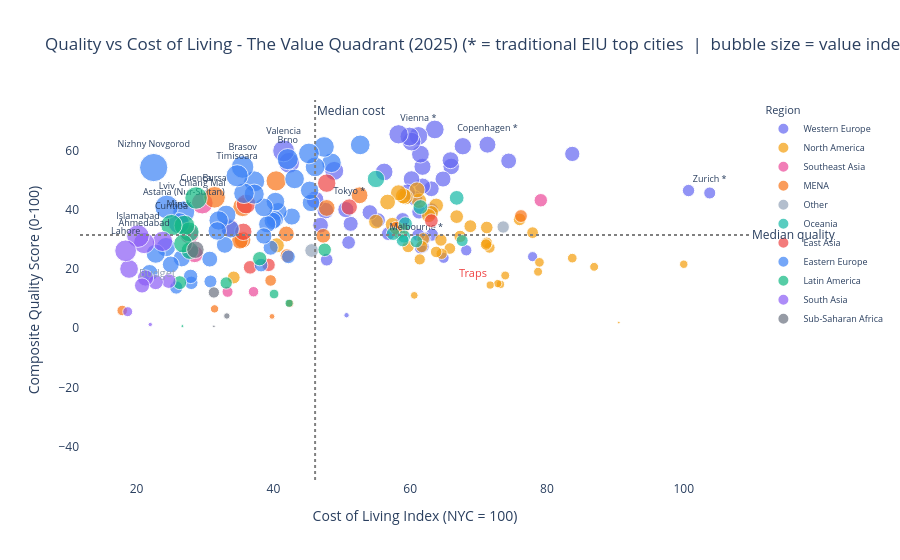

The cell this chart's notebook holds for it:
### Markdown cell above
---
## Section 2: The Value Quadrant

The central visual of this project. Every city is plotted by its cost (x-axis) and quality (y-axis). Quadrant lines sit at the median cost and median quality across all cities:

- **Top-left (Sweet Spots):** High quality, low cost - the cities this project champions
- **Top-right (Prestigious):** High quality, high cost - the EIU/Mercer favourites
- **Bottom-left (Budget):** Low quality, low cost - cheap but limited
- **Bottom-right (Traps):** Low quality, high cost - worst of both worlds

Bubble size reflects the value index. Cities marked with * are well-known traditional liveability top cities (EIU).

### Code cell
med_cost    = df['Cost of Living Index'].median()
med_quality = df['quality_score'].median()

# Label the top 15 value cities + well-known traditional liveability cities
top15_cities  = set(df.nlargest(15, 'value_index')['City'])
flagship_names = ['Vienna', 'Copenhagen', 'Zurich', 'Melbourne', 'Tokyo']
flagship_cities = set()
for name in flagship_names:
    matches = df[df['City'].str.startswith(name)]['City'].tolist()
    flagship_cities.update(matches)

def label_city(row):
    if row['City'] in top15_cities:    return row['City'].split(',')[0]
    if row['City'] in flagship_cities: return row['City'].split(',')[0] + ' *'
    return ''

df['label']       = df.apply(label_city, axis=1)
df['size_bubble'] = df['value_index'].clip(lower=0)  # plotly requires non-negative sizes

fig = px.scatter(
    df,
    x='Cost of Living Index',
    y='quality_score',
    size='size_bubble',
    color='region',
    hover_name='City',
    text='label',
    color_discrete_map=REGION_COLORS,
    hover_data={
        'value_index': ':.3f',
        'quality_score': ':.1f',
        'Cost of Living Index': ':.1f',
        'size_bubble': False,
        'region': False,
    },
    title=f'Quality vs Cost of Living - The Value Quadrant ({YEAR})\n'
          '(* = traditional EIU top cities  |  bubble size = value index)',
    labels={
        'Cost of Living Index': 'Cost of Living Index (NYC = 100)',
        'quality_score':        'Composite Quality Score (0-100)',
        'region':               'Region',
    },
    size_max=20,
)

fig.add_vline(x=med_cost,    line_dash='dot', line_color='grey',
              annotation_text='Median cost', annotation_position='top right')
fig.add_hline(y=med_quality, line_dash='dot', line_color='grey',
              annotation_text='Median quality', annotation_position='right')

fig.update_traces(textposition='top center', textfont=dict(size=9))
fig.update_layout(plot_bgcolor='white', paper_bgcolor='white',
                  legend=dict(font=dict(size=9)),
                  annotations=[
                      dict(x=med_cost*0.5,  y=med_quality*1.15, text='Sweet Spots',
                           showarrow=False, font=dict(size=11, color='#10B981')),
                      dict(x=med_cost*1.5,  y=med_quality*1.15, text='Prestigious',
                           showarrow=False, font=dict(size=11, color='#6366F1')),
                      dict(x=med_cost*0.5,  y=med_quality*0.6,  text='Budget',
                           showarrow=False, font=dict(size=11, color='#94A3B8')),
                      dict(x=med_cost*1.5,  y=med_quality*0.6,  text='Traps',
                           showarrow=False, font=dict(size=11, color='#EF4444')),
                  ])
fig.show()

### Figure 1 — Plotly figure (JSON) as saved in the notebook; plotly's stock layout.template omitted (floating-point values rounded to 4 significant figures; data arrays with more than 128 entries replaced by an {"elided": "..."} marker saying what was removed)
{"data": [{"customdata": {"elided": "47x3 mixed values"}, "hovertemplate": "<b>%{hovertext}</b><br><br>Cost of Living Index (NYC = 100)=%{x:.1f}<br>Composite Quality Score (0-100)=%{y:.1f}<br>label=%{text}<br>value_index=%{customdata[0]:.3f}<extra></extra>", "hovertext": ["Zurich, Switzerland", "Geneva, Switzerland", "Reykjavik, Iceland", "London, United Kingdom", "Oslo, Norway", "Copenhagen, Denmark", "Paris, France", "Amsterdam, Netherlands", "Luxembourg, Luxembourg", "Munich, Germany", "Dublin, Ireland", "Edinburgh, United Kingdom", "Helsinki, Finland", "Lyon, France", "Hamburg, Germany", "Cork, Ireland", "Milan, Italy", "Brussels, Belgium", "Frankfurt, Germany", "Stockholm, Sweden", "Rotterdam, Netherlands", "Manchester, United Kingdom", "Cologne, Germany", "Vienna, Austria", "Antwerp, Belgium", "Glasgow, United Kingdom", "Stuttgart, Germany", "Utrecht, Netherlands", "Eindhoven, Netherlands", "Berlin, Germany", "Bologna, Italy", "The Hague (Den Haag), Netherlands", "Birmingham, United Kingdom", "Gothenburg, Sweden", "Belfast, United Kingdom", "Limassol, Cyprus", "Turin, Italy", "Rome, Italy", "Naples, Italy", "Barcelona, Spain", "Madrid, Spain", "Athens, Greece", "Nicosia, Cyprus", "Thessaloniki, Greece", "Lisbon, Portugal", "Porto, Portugal", "Valencia, Spain"], "legendgroup": "Western Europe", "marker": {"color": "#6366F1", "size": [0.44, 0.461, 0.703, 0.31, 0.758, 0.869, 0.386, 0.907, 0.827, 0.86, 0.366, 0.777, 1.054, 0.499, 0.746, 0.632, 0.49, 0.444, 0.881, 0.776, 0.955, 0.441, 0.641, 1.06, 0.514, 0.722, 0.836, 1.046, 1.079, 0.771, 0.621, 1.122, 0.562, 0.938, 0.66, 0.722, 0.687, 0.567, 0.087, 0.791, 1.085, 0.484, 0.834, 0.741, 0.94, 1.319, 1.442], "sizemode": "area", "sizeref": 0.006022, "symbol": "circle"}, "mode": "markers+text", "name": "Western Europe", "orientation": "v", "showlegend": true, "text": ["Zurich *", "", "", "", "", "Copenhagen *", "", "", "", "", "", "", "", "", "", "", "", "", "", "", "", "", "", "Vienna *", "", "", "", "", "", "", "", "", "", "", "", "", "", "", "", "", "", "", "", "", "", "", "Valencia"], "textfont": {"size": 9}, "textposition": "top center", "type": "scatter", "x": [103.8, 100.7, 83.7, 77.9, 74.4, 71.3, 68.2, 67.7, 66.0, 65.9, 64.9, 64.8, 63.6, 63.2, 63.1, 63.1, 62.1, 61.9, 61.8, 61.8, 61.5, 61.5, 61.3, 61.2, 61.2, 60.7, 60.2, 60.2, 59.9, 59.6, 58.9, 58.3, 56.8, 56.2, 55.3, 54.1, 51.3, 51.0, 50.7, 50.6, 48.9, 47.8, 47.6, 46.9, 46.1, 42.3, 41.5], "xaxis": "x", "y": [45.63, 46.45, 58.8, 24.15, 56.42, 61.92, 26.3, 61.4, 54.58, 56.68, 23.75, 50.33, 67.05, 31.52, 47.05, 39.88, 30.4, 27.47, 54.45, 47.98, 58.73, 27.1, 39.27, 64.88, 31.45, 43.83, 50.32, 62.95, 64.65, 45.95, 36.6, 65.42, 31.9, 52.72, 36.48, 39.08, 35.23, 28.93, 4.4, 40.02, 53.07, 23.12, 39.68, 34.77, 43.35, 55.8, 59.83], "yaxis": "y"}, {"customdata": {"elided": "45x3 mixed values"}, "hovertemplate": "<b>%{hovertext}</b><br><br>Cost of Living Index (NYC = 100)=%{x:.1f}<br>Composite Quality Score (0-100)=%{y:.1f}<br>label=%{text}<br>value_index=%{customdata[0]:.3f}<extra></extra>", "hovertext": ["New York, NY, United States", "San Francisco, CA, United States", "Honolulu, HI, United States", "Boston, MA, United States", "Seattle, WA, United States", "Washington, DC, United States", "San Diego, CA, United States", "Los Angeles, CA, United States", "Sacramento, CA, United States", "Philadelphia, PA, United States", "Chicago, IL, United States", "Miami, FL, United States", "Atlanta, GA, United States", "Denver, CO, United States", "New Orleans, LA, United States", "Portland, OR, United States", "Tampa, FL, United States", "Raleigh, NC, United States", "Minneapolis, MN, United States", "Columbus, OH, United States", "Dallas, TX, United States", "Orlando, FL, United States", "Las Vegas, NV, United States", "Victoria, Canada", "Phoenix, AZ, United States", "Tucson, AZ, United States", "Vancouver, Canada", "Salt Lake City, UT, United States", "Austin, TX, United States", "Toronto, Canada", "Kelowna, Canada", "Calgary, Canada", "Houston, TX, United States", "Jacksonville, FL, United States", "Halifax, Canada", "Ottawa, Canada", "San Antonio, TX, United States", "Montreal, Canada", "Edmonton, Canada", "Mississauga, Canada", "Quebec City, Canada", "Winnipeg, Canada", "Monterrey, Mexico", "Mexico City, Mexico", "Guadalajara, Mexico"], "legendgroup": "North America", "marker": {"color": "#F59E0B", "size": [0.216, 0.021, 0.238, 0.283, 0.282, 0.242, 0.414, 0.0, 0.483, 0.241, 0.202, 0.207, 0.203, 0.38, 0.405, 0.478, 0.397, 0.5, 0.46, 0.564, 0.409, 0.389, 0.461, 0.649, 0.404, 0.618, 0.606, 0.486, 0.447, 0.378, 0.701, 0.765, 0.183, 0.462, 0.747, 0.756, 0.563, 0.555, 0.783, 0.61, 0.751, 0.654, 0.691, 0.0, 0.501], "sizemode": "area", "sizeref": 0.006022, "symbol": "circle"}, "mode": "markers+text", "name": "North America", "orientation": "v", "showlegend": true, "text": ["", "", "", "", "", "", "", "", "", "", "", "", "", "", "", "", "", "", "", "", "", "", "", "", "", "", "", "", "", "", "", "", "", "", "", "", "", "", "", "", "", "", "", "", ""], "textfont": {"size": 9}, "textposition": "top center", "type": "scatter", "x": [100.0, 90.5, 86.9, 83.7, 78.9, 78.7, 77.9, 76.3, 76.0, 73.9, 73.2, 72.8, 71.7, 71.6, 71.2, 71.2, 71.1, 68.8, 67.3, 66.8, 65.8, 64.6, 64.5, 63.8, 63.8, 63.1, 62.7, 61.9, 61.7, 61.4, 61.3, 61.0, 60.6, 59.7, 59.3, 59.0, 58.8, 58.4, 58.3, 57.4, 56.7, 55.0, 40.5, 38.1, 34.2], "xaxis": "x", "y": [21.6, 1.925, 20.73, 23.65, 22.23, 19.08, 32.25, -18.35, 36.73, 17.8, 14.8, 15.07, 14.58, 27.2, 28.82, 34.0, 28.25, 34.43, 30.98, 37.65, 26.9, 25.12, 29.75, 41.43, 25.75, 38.98, 38.0, 30.1, 27.55, 23.23, 42.98, 46.67, 11.1, 27.57, 44.28, 44.62, 33.1, 32.4, 45.67, 35.0, 42.58, 35.95, 27.98, -10.52, 17.12], "yaxis": "y"}, {"customdata": [[0.546, 0.546, "Southeast Asia"], [0.332, 0.332, "Southeast Asia"], [-0.214, 0, "Southeast Asia"], [1.007, 1.007, "Southeast Asia"], [0.369, 0.369, "Southeast Asia"], [1.427, 1.427, "Southeast Asia"], [0.877, 0.877, "Southeast Asia"], [-0.306, 0, "Southeast Asia"], [1.145, 1.145, "Southeast Asia"]], "hovertemplate": "<b>%{hovertext}</b><br><br>Cost of Living Index (NYC = 100)=%{x:.1f}<br>Composite Quality Score (0-100)=%{y:.1f}<br>label=%{text}<br>value_index=%{customdata[0]:.3f}<extra></extra>", "hovertext": ["Singapore, Singapore", "Bangkok, Thailand", "Manila, Philippines", "Pattaya, Thailand", "Kuala Lumpur, Malaysia", "Chiang Mai, Thailand", "Ho Chi Minh City, Vietnam", "Jakarta, Indonesia", "Hanoi, Vietnam"], "legendgroup": "Southeast Asia", "marker": {"color": "#EC4899", "size": [0.546, 0.332, 0.0, 1.007, 0.369, 1.427, 0.877, 0.0, 1.145], "sizemode": "area", "sizeref": 0.006022, "symbol": "circle"}, "mode": "markers+text", "name": "Southeast Asia", "orientation": "v", "showlegend": true, "text": ["", "", "", "", "", "Chiang Mai", "", "", ""], "textfont": {"size": 9}, "textposition": "top center", "type": "scatter", "x": [79.1, 37.1, 34.3, 33.6, 33.3, 29.6, 28.5, 28.4, 27.7], "xaxis": "x", "y": [43.17, 12.33, -7.35, 33.85, 12.3, 42.22, 25.0, -8.7, 31.73], "yaxis": "y"}, {"customdata": [[0.497, 0.497, "MENA"], [0.582, 0.582, "MENA"], [0.853, 0.853, "MENA"], [0.849, 0.849, "MENA"], [0.659, 0.659, "MENA"], [0.197, 0.197, "MENA"], [0.583, 0.583, "MENA"], [0.759, 0.759, "MENA"], [1.23, 1.23, "MENA"], [0.101, 0.101, "MENA"], [0.407, 0.407, "MENA"], [0.839, 0.839, "MENA"], [1.154, 1.154, "MENA"], [0.841, 0.841, "MENA"], [0.209, 0.209, "MENA"], [1.407, 1.407, "MENA"], [-0.315, 0, "MENA"], [-0.485, 0, "MENA"], [0.335, 0.335, "MENA"]], "hovertemplate": "<b>%{hovertext}</b><br><br>Cost of Living Index (NYC = 100)=%{x:.1f}<br>Composite Quality Score (0-100)=%{y:.1f}<br>label=%{text}<br>value_index=%{customdata[0]:.3f}<extra></extra>", "hovertext": ["Tel Aviv-Yafo, Israel", "Dubai, United Arab Emirates", "Abu Dhabi, United Arab Emirates", "Doha, Qatar", "Riyadh, Saudi Arabia", "Beirut, Lebanon", "Kuwait City, Kuwait", "Jeddah (Jiddah), Saudi Arabia", "Muscat, Oman", "Istanbul, Turkey", "Amman, Jordan", "Ankara, Turkey", "Antalya, Turkey", "Izmir, Turkey", "Casablanca, Morocco", "Bursa, Turkey", "Tehran, Iran", "Cairo, Egypt", "Alexandria, Egypt"], "legendgroup": "MENA", "marker": {"color": "#F97316", "size": [0.497, 0.582, 0.853, 0.849, 0.659, 0.197, 0.583, 0.759, 1.23, 0.101, 0.407, 0.839, 1.154, 0.841, 0.209, 1.407, 0.0, 0.0, 0.335], "sizemode": "area", "sizeref": 0.006022, "symbol": "circle"}, "mode": "markers+text", "name": "MENA", "orientation": "v", "showlegend": true, "text": ["", "", "", "", "", "", "", "", "", "", "", "", "", "", "", "Bursa", "", "", ""], "textfont": {"size": 9}, "textposition": "top center", "type": "scatter", "x": [76.2, 58.0, 52.6, 47.8, 47.3, 42.4, 42.0, 41.9, 40.4, 39.8, 39.6, 35.5, 35.5, 35.1, 31.4, 31.4, 26.3, 19.6, 17.9], "xaxis": "x", "y": [37.85, 33.75, 44.85, 40.57, 31.17, 8.35, 24.5, 31.8, 49.7, 4.0, 16.12, 29.8, 40.95, 29.52, 6.55, 44.17, -8.275, -9.5, 6.0], "yaxis": "y"}, {"customdata": [[0.464, 0.464, "Other"], [0.575, 0.575, "Other"]], "hovertemplate": "<b>%{hovertext}</b><br><br>Cost of Living Index (NYC = 100)=%{x:.1f}<br>Composite Quality Score (0-100)=%{y:.1f}<br>label=%{text}<br>value_index=%{customdata[0]:.3f}<extra></extra>", "hovertext": ["Hong Kong, Hong Kong (China)", "Panama City, Panama"], "legendgroup": "Other", "marker": {"color": "#94A3B8", "size": [0.464, 0.575], "sizemode": "area", "sizeref": 0.006022, "symbol": "circle"}, "mode": "markers+text", "name": "Other", "orientation": "v", "showlegend": true, "text": ["", ""], "textfont": {"size": 9}, "textposition": "top center", "type": "scatter", "x": [73.6, 45.6], "xaxis": "x", "y": [34.15, 26.23], "yaxis": "y"}, {"customdata": [[0.438, 0.438, "Oceania"], [0.658, 0.658, "Oceania"], [0.665, 0.665, "Oceania"], [0.48, 0.48, "Oceania"], [0.594, 0.594, "Oceania"], [0.524, 0.524, "Oceania"], [0.503, 0.503, "Oceania"], [0.555, 0.555, "Oceania"], [0.915, 0.915, "Oceania"]], "hovertemplate": "<b>%{hovertext}</b><br><br>Cost of Living Index (NYC = 100)=%{x:.1f}<br>Composite Quality Score (0-100)=%{y:.1f}<br>label=%{text}<br>value_index=%{customdata[0]:.3f}<extra></extra>", "hovertext": ["Sydney, Australia", "Canberra, Australia", "Adelaide, Australia", "Melbourne, Australia", "Wellington, New Zealand", "Auckland, New Zealand", "Perth, Australia", "Brisbane, Australia", "Christchurch, New Zealand"], "legendgroup": "Oceania", "marker": {"color": "#14B8A6", "size": [0.438, 0.658, 0.665, 0.48, 0.594, 0.524, 0.503, 0.555, 0.915], "sizemode": "area", "sizeref": 0.006022, "symbol": "circle"}, "mode": "markers+text", "name": "Oceania", "orientation": "v", "showlegend": true, "text": ["", "", "", "Melbourne *", "", "", "", "", ""], "textfont": {"size": 9}, "textposition": "top center", "type": "scatter", "x": [67.6, 66.8, 61.5, 60.9, 59.3, 59.1, 58.9, 57.5, 55.0], "xaxis": "x", "y": [29.57, 43.98, 40.88, 29.25, 35.23, 30.95, 29.65, 31.9, 50.35], "yaxis": "y"}, {"customdata": [[0.575, 0.575, "East Asia"], [0.8, 0.8, "East Asia"], [1.024, 1.024, "East Asia"], [0.544, 0.544, "East Asia"], [0.561, 0.561, "East Asia"], [1.164, 1.164, "East Asia"], [0.914, 0.914, "East Asia"]], "hovertemplate": "<b>%{hovertext}</b><br><br>Cost of Living Index (NYC = 100)=%{x:.1f}<br>Composite Quality Score (0-100)=%{y:.1f}<br>label=%{text}<br>value_index=%{customdata[0]:.3f}<extra></extra>", "hovertext": ["Seoul, South Korea", "Tokyo, Japan", "Taipei, Taiwan", "Shanghai, China", "Beijing, China", "Shenzhen, China", "Guangzhou, China"], "legendgroup": "East Asia", "marker": {"color": "#EF4444", "size": [0.575, 0.8, 1.024, 0.544, 0.561, 1.164, 0.914], "sizemode": "area", "sizeref": 0.006022, "symbol": "circle"}, "mode": "markers+text", "name": "East Asia", "orientation": "v", "showlegend": true, "text": ["", "Tokyo *", "", "", "", "", ""], "textfont": {"size": 9}, "textposition": "top center", "type": "scatter", "x": [63.1, 51.1, 47.8, 39.3, 36.6, 36.0, 35.6], "xaxis": "x", "y": [36.28, 40.9, 48.95, 21.38, 20.55, 41.9, 32.52], "yaxis": "y"}, {"customdata": {"elided": "44x3 mixed values"}, "hovertemplate": "<b>%{hovertext}</b><br><br>Cost of Living Index (NYC = 100)=%{x:.1f}<br>Composite Quality Score (0-100)=%{y:.1f}<br>label=%{text}<br>value_index=%{customdata[0]:.3f}<extra></extra>", "hovertext": ["Tallinn, Estonia", "Ljubljana, Slovenia", "Split, Croatia", "Prague, Czech Republic", "Riga, Latvia", "Bratislava, Slovakia", "Vilnius, Lithuania", "Zagreb, Croatia", "Warsaw, Poland", "Tirana, Albania", "Brno, Czech Republic", "Krakow (Cracow), Poland", "Yerevan, Armenia", "Gdansk, Poland", "Wroclaw, Poland", "Belgrade, Serbia", "Sofia, Bulgaria", "Poznan, Poland", "Budapest, Hungary", "Bucharest, Romania", "Cluj-Napoca, Romania", "Novi Sad, Serbia", "Varna, Bulgaria", "Brasov, Romania", "Timisoara, Romania", "Iasi, Romania", "Sarajevo, Bosnia And Herzegovina", "Tbilisi, Georgia", "Chisinau, Moldova", "Skopje, North Macedonia", "Moscow, Russia", "Baku, Azerbaijan", "Almaty, Kazakhstan", "Kiev (Kyiv), Ukraine", "Astana (Nur-Sultan), Kazakhstan", "Dnipro, Ukraine", "Minsk, Belarus", "Saint Petersburg, Russia", "Odessa (Odesa), Ukraine", "Lviv, Ukraine", "Kharkiv, Ukraine", "Yekaterinburg, Russia", "Nizhny Novgorod, Russia", "Novosibirsk, Russia"], "legendgroup": "Eastern Europe", "marker": {"color": "#3B82F6", "size": [1.174, 1.151, 1.29, 1.181, 0.93, 1.027, 1.304, 1.169, 0.882, 0.571, 1.355, 0.968, 1.06, 0.914, 0.908, 0.686, 0.898, 1.056, 0.806, 0.558, 1.332, 1.216, 1.275, 1.532, 1.482, 0.993, 1.155, 0.855, 1.136, 1.032, 0.512, 0.76, 0.547, 0.627, 1.459, 0.887, 1.352, 0.533, 0.861, 1.677, 1.127, 1.103, 2.409, 0.853], "sizemode": "area", "sizeref": 0.006022, "symbol": "circle"}, "mode": "markers+text", "name": "Eastern Europe", "orientation": "v", "showlegend": true, "text": ["", "", "", "", "", "", "", "", "", "", "Brno", "", "", "", "", "", "", "", "", "", "", "", "", "Brasov", "Timisoara", "", "", "", "", "", "", "", "", "", "Astana (Nur-Sultan)", "", "Minsk", "", "", "Lviv", "", "", "Nizhny Novgorod", ""], "textfont": {"size": 9}, "textposition": "top center", "type": "scatter", "x": [52.7, 48.5, 47.4, 46.1, 45.5, 45.3, 45.2, 43.1, 42.7, 42.2, 42.1, 40.7, 40.3, 40.2, 39.9, 39.6, 39.1, 38.6, 38.6, 38.2, 37.2, 37.2, 35.7, 35.5, 34.7, 33.7, 33.1, 32.9, 32.0, 31.8, 30.8, 30.7, 28.0, 27.9, 26.9, 26.6, 26.2, 25.8, 25.0, 24.4, 24.3, 22.8, 22.5, 21.9], "xaxis": "x", "y": [61.85, 55.8, 61.15, 54.43, 42.3, 46.53, 58.95, 50.38, 37.67, 24.1, 57.05, 39.4, 42.7, 36.72, 36.22, 27.18, 35.1, 40.75, 31.12, 21.3, 49.55, 45.25, 45.53, 54.38, 51.42, 33.48, 38.22, 28.12, 36.35, 32.83, 15.78, 23.32, 15.33, 17.5, 39.25, 23.6, 35.42, 13.75, 21.53, 40.92, 27.38, 25.15, 54.2, 18.67], "yaxis": "y"}, {"customdata": [[-0.339, 0, "Latin America"], [0.557, 0.557, "Latin America"], [0.2, 0.2, "Latin America"], [0.288, 0.288, "Latin America"], [0.618, 0.618, "Latin America"], [0.461, 0.461, "Latin America"], [-0.247, 0, "Latin America"], [-0.203, 0, "Latin America"], [1.531, 1.531, "Latin America"], [-0.254, 0, "Latin America"], [0.942, 0.942, "Latin America"], [1.173, 1.173, "Latin America"], [1.282, 1.282, "Latin America"], [1.066, 1.066, "Latin America"], [0.027, 0.027, "Latin America"], [0.586, 0.586, "Latin America"], [1.385, 1.385, "Latin America"]], "hovertemplate": "<b>%{hovertext}</b><br><br>Cost of Living Index (NYC = 100)=%{x:.1f}<br>Composite Quality Score (0-100)=%{y:.1f}<br>label=%{text}<br>value_index=%{customdata[0]:.3f}<extra></extra>", "hovertext": ["San Jose, Costa Rica", "Montevideo, Uruguay", "Caracas, Venezuela", "Buenos Aires, Argentina", "Santiago, Chile", "Quito, Ecuador", "Lima, Peru", "Sao Paulo, Brazil", "Cuenca, Ecuador", "Rio de Janeiro, Brazil", "Medellin, Colombia", "Brasilia, Brazil", "Campinas, Brazil", "Porto Alegre, Brazil", "Bogota, Colombia", "Belo Horizonte, Brazil", "Curitiba, Brazil"], "legendgroup": "Latin America", "marker": {"color": "#10B981", "size": [0.0, 0.557, 0.2, 0.288, 0.618, 0.461, 0.0, 0.0, 1.531, 0.0, 0.942, 1.173, 1.282, 1.066, 0.027, 0.586, 1.385], "sizemode": "area", "sizeref": 0.006022, "symbol": "circle"}, "mode": "markers+text", "name": "Latin America", "orientation": "v", "showlegend": true, "text": ["", "", "", "", "", "", "", "", "Cuenca", "", "", "", "", "", "", "", "Curitiba"], "textfont": {"size": 9}, "textposition": "top center", "type": "scatter", "x": [52.3, 47.5, 42.3, 40.1, 38.0, 33.1, 32.6, 30.5, 28.7, 27.8, 27.8, 27.7, 27.0, 26.8, 26.7, 26.3, 25.1], "xaxis": "x", "y": [-17.75, 26.48, 8.45, 11.55, 23.48, 15.27, -8.05, -6.2, 43.95, -7.075, 26.2, 32.5, 34.62, 28.58, 0.725, 15.4, 34.78], "yaxis": "y"}, {"customdata": [[-0.182, 0, "South Asia"], [-0.191, 0, "South Asia"], [0.644, 0.644, "South Asia"], [1.231, 1.231, "South Asia"], [-1.089, 0, "South Asia"], [-0.26, 0, "South Asia"], [0.682, 0.682, "South Asia"], [-0.785, 0, "South Asia"], [0.058, 0.058, "South Asia"], [0.796, 0.796, "South Asia"], [1.363, 1.363, "South Asia"], [0.694, 0.694, "South Asia"], [1.538, 1.538, "South Asia"], [-0.422, 0, "South Asia"], [1.058, 1.058, "South Asia"], [0.299, 0.299, "South Asia"], [1.42, 1.42, "South Asia"]], "hovertemplate": "<b>%{hovertext}</b><br><br>Cost of Living Index (NYC = 100)=%{x:.1f}<br>Composite Quality Score (0-100)=%{y:.1f}<br>label=%{text}<br>value_index=%{customdata[0]:.3f}<extra></extra>", "hovertext": ["Colombo, Sri Lanka", "Mumbai, India", "Gurgaon, India", "Kathmandu, Nepal", "Dhaka, Bangladesh", "Bangalore, India", "Pune, India", "Delhi, India", "Noida, India", "Hyderabad, India", "Ahmedabad, India", "Chennai, India", "Islamabad, Pakistan", "Kolkata, India", "Jaipur, India", "Karachi, Pakistan", "Lahore, Pakistan"], "legendgroup": "South Asia", "marker": {"color": "#8B5CF6", "size": [0.0, 0.0, 0.644, 1.231, 0.0, 0.0, 0.682, 0.0, 0.058, 0.796, 1.363, 0.694, 1.538, 0.0, 1.058, 0.299, 1.42], "sizemode": "area", "sizeref": 0.006022, "symbol": "circle"}, "mode": "markers+text", "name": "South Asia", "orientation": "v", "showlegend": true, "text": ["", "", "", "", "", "", "", "", "", "", "Ahmedabad", "", "Islamabad", "", "", "", "Lahore"], "textfont": {"size": 9}, "textposition": "top center", "type": "scatter", "x": [34.3, 25.6, 24.7, 23.8, 23.6, 23.2, 22.8, 22.2, 22.0, 21.3, 21.1, 20.8, 20.2, 19.6, 18.9, 18.7, 18.4], "xaxis": "x", "y": [-6.25, -4.9, 15.9, 29.3, -25.7, -6.025, 15.55, -17.43, 1.275, 16.95, 28.75, 14.42, 31.07, -8.275, 20.0, 5.6, 26.12], "yaxis": "y"}, {"customdata": [[0.125, 0.125, "Sub-Saharan Africa"], [0.386, 0.386, "Sub-Saharan Africa"], [0.021, 0.021, "Sub-Saharan Africa"], [-0.209, 0, "Sub-Saharan Africa"], [-1.434, 0, "Sub-Saharan Africa"], [0.927, 0.927, "Sub-Saharan Africa"]], "hovertemplate": "<b>%{hovertext}</b><br><br>Cost of Living Index (NYC = 100)=%{x:.1f}<br>Composite Quality Score (0-100)=%{y:.1f}<br>label=%{text}<br>value_index=%{customdata[0]:.3f}<extra></extra>", "hovertext": ["Johannesburg, South Africa", "Cape Town, South Africa", "Pretoria, South Africa", "Nairobi, Kenya", "Lagos, Nigeria", "Durban, South Africa"], "legendgroup": "Sub-Saharan Africa", "marker": {"color": "#6B7280", "size": [0.125, 0.386, 0.021, 0.0, 0.0, 0.927], "sizemode": "area", "sizeref": 0.006022, "symbol": "circle"}, "mode": "markers+text", "name": "Sub-Saharan Africa", "orientation": "v", "showlegend": true, "text": ["", "", "", "", "", ""], "textfont": {"size": 9}, "textposition": "top center", "type": "scatter", "x": [33.2, 31.3, 31.3, 30.7, 30.5, 28.6], "xaxis": "x", "y": [4.15, 12.08, 0.65, -6.425, -43.75, 26.5], "yaxis": "y"}], "layout": {"annotations": [{"showarrow": false, "text": "Median cost", "x": 46.1, "xanchor": "left", "xref": "x", "y": 1, "yanchor": "top", "yref": "y domain"}, {"showarrow": false, "text": "Median quality", "x": 1, "xanchor": "left", "xref": "x domain", "y": 31.49, "yanchor": "middle", "yref": "y"}, {"font": {"color": "#94A3B8", "size": 11}, "showarrow": false, "text": "Budget", "x": 23.05, "y": 18.89}, {"font": {"color": "#EF4444", "size": 11}, "showarrow": false, "text": "Traps", "x": 69.15, "y": 18.89}], "legend": {"font": {"size": 9}, "itemsizing": "constant", "title": {"text": "Region"}, "tracegroupgap": 0}, "paper_bgcolor": "white", "plot_bgcolor": "white", "shapes": [{"line": {"color": "grey", "dash": "dot"}, "type": "line", "x0": 46.1, "x1": 46.1, "xref": "x", "y0": 0, "y1": 1, "yref": "y domain"}, {"line": {"color": "grey", "dash": "dot"}, "type": "line", "x0": 0, "x1": 1, "xref": "x domain", "y0": 31.49, "y1": 31.49, "yref": "y"}], "title": {"text": "Quality vs Cost of Living - The Value Quadrant (2025)\n(* = traditional EIU top cities  |  bubble size = value index)"}, "xaxis": {"anchor": "y", "domain": [0, 1], "title": {"text": "Cost of Living Index (NYC = 100)"}}, "yaxis": {"anchor": "x", "domain": [0, 1], "title": {"text": "Composite Quality Score (0-100)"}}}}
